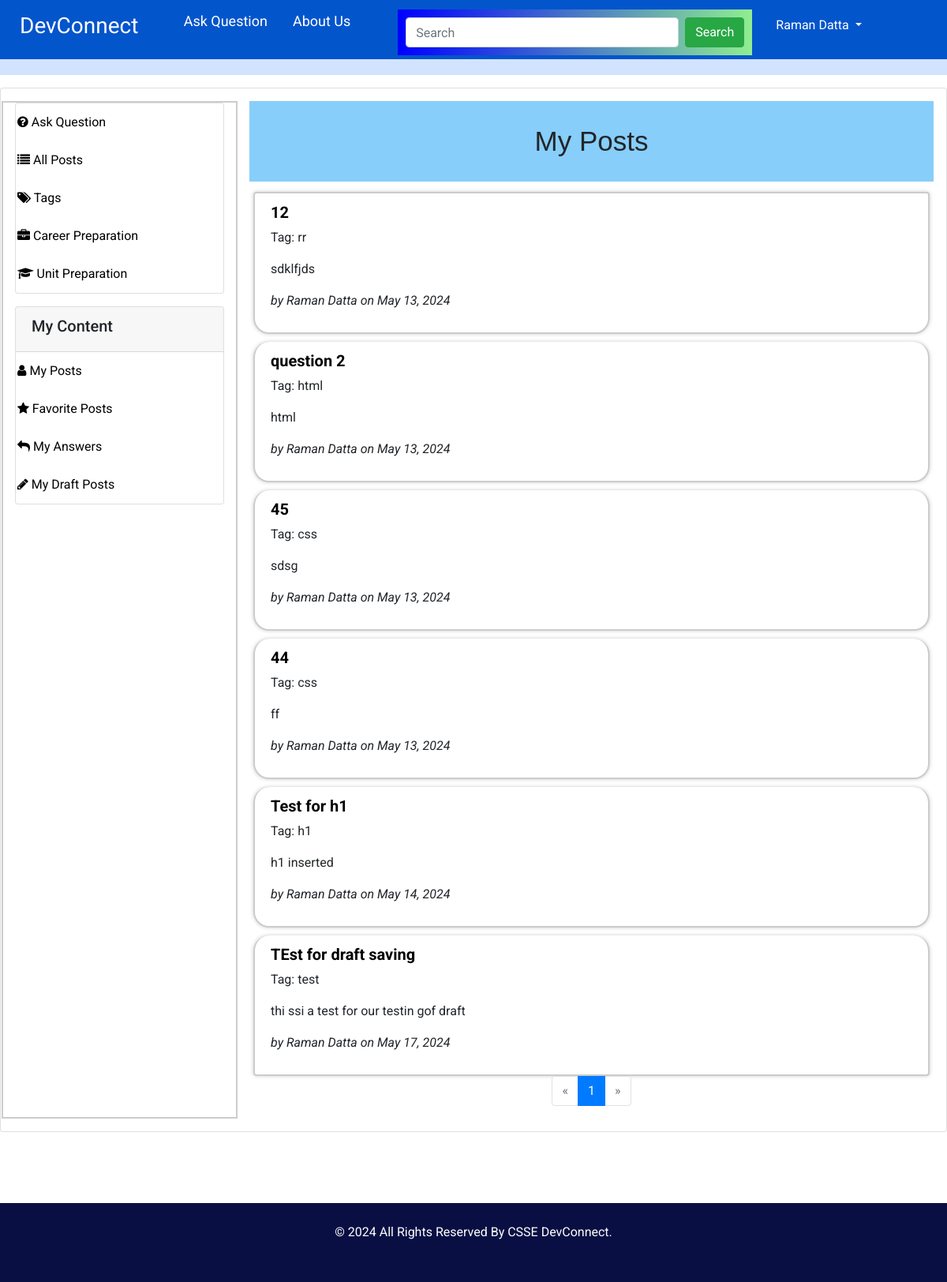
Page /my_posts (signed in) on the committed database.
### app/models/model.py (models this page shows, shortened)
class Posts(db.Model):
    __tablename__ = "posts"
    id = db.Column(db.Integer, primary_key=True)
    title = db.Column(db.String(255), nullable=False)
    content = db.Column(db.Text, nullable=False)
    author_id = db.Column(db.Integer, db.ForeignKey('users.id'))
    date_posted = db.Column(db.DateTime, default=datetime.utcnow)
    deleted = db.Column(db.Boolean, default=False)
    answered = db.Column(db.Boolean, default=False)
    tag_id = db.Column(db.Integer, db.ForeignKey('tags.id'))
    career_preparation = db.Column(db.Boolean, default=False)
    is_draft = db.Column(db.Boolean, default=False)  # New column to indicate if the post is a draft
    author = db.relationship('User', backref=db.backref('posts', lazy=True))
    tag = db.relationship('Tag', backref=db.backref('posts', lazy=True))

class Tag(db.Model):
    __tablename__ = "tags"
    id = db.Column(db.Integer, primary_key=True)
    tag = db.Column(db.String(100), nullable=False)

class User(UserMixin, db.Model):
    __tablename__ = "users"
    id = db.Column(db.Integer, primary_key=True)
    first_name = db.Column(db.String(100), nullable=False)
    last_name = db.Column(db.String(100), nullable=False)
    uwa_id = db.Column(db.String(100), unique=True, nullable=False)
    email = db.Column(db.String(100), unique=True, nullable=False)
    major = db.Column(db.String(100), nullable=False)
    password_hash = db.Column(db.String(200), nullable=False)
    user_image = db.Column(db.String(200))
    is_disabled = db.Column(db.Boolean, default=False)
    timestamp = db.Column(db.DateTime, default=datetime.utcnow)
    role = db.Column(db.String(100))
    @property
    def is_active(self):
        return not self.is_disabled

### app/controllers/main_controller.py (the view)
@main.route('/my_posts')
@login_required
def my_posts():
    page = request.args.get('page', 1, type=int)
    order = request.args.get('order', 'asc')
    heading = "My Posts"
    my_posts_query = Posts.query.filter_by(author_id=current_user.id, is_draft=False).order_by(
        Posts.date_posted.asc() if order == 'asc' else Posts.date_posted.desc()
    )
    pagination = my_posts_query.paginate(page=page, per_page=10, error_out=False)
    my_posts = pagination.items
    return render_template("main/my_posts.html", posts=my_posts, pagination=pagination, heading=heading, origin='my_posts')

### app/__init__.py (called while the page is built)
def create_app(config_class=Config):
    app = Flask(__name__)
    ckeditor = CKEditor(app)
    app.config.from_object(config_class)
    db.init_app(app)
    migrate.init_app(app, db)
    mail.init_app(app)
    login_manager.init_app(app)  # Attach LoginManager to the app
    login_manager.login_view = 'auth.login'  # Define the login view
    login_manager.login_message = "Please log in to access this page."  # Optional: Customize the login message
    @login_manager.user_loader
    def load_user(user_id):
        from app.models.model import User  # Import inside to avoid circular import issues
        user = User.query.get(int(user_id))
        return user
    from app.controllers.auth_controller import auth
    from app.controllers.main_controller import main
    app.register_blueprint(auth, url_prefix='/auth')
    app.register_blueprint(main)
    return app

### app/controllers/main_controller.py (called while the page is built)
@main.before_app_request
def add_tags_to_sidebar():
    if current_user.is_authenticated:
        tags_with_counts = db.session.query(
            Tag.id,
            Tag.tag,
            func.count(Posts.id).label('post_count')
        ).join(Posts, Posts.tag_id == Tag.id).group_by(Tag.id).all()
        g.tags = tags_with_counts
    else:
        g.tags = []

### app/templates/main/my_posts.html (shortened to what this page needs)
{% extends "includes/layout.html" %}
{% block content %}
<div class="card p-3 mt-3">
    <div class="row">
        {% include "includes/sidebar.html" %}
        <div class="col-md-9">
                <h1>My Posts</h1>
            <ul class="list-group" id="posts-list">
                {% for post in posts %}
                <li class="list-group-item">
                    <h5><a href="{{ url_for('main.view_post', post_id=post.id, origin='my_posts') }}">{{ post.title }}</a></h5>
                    <p>Tag: {{ post.tag.tag if post.tag else 'N/A' }}</p>
                    <p>{{ post.content|safe }}</p>
                    <p class="authorpost">by <span class="author_n">{{ post.author.first_name }} {{ post.author.last_name }}</span> on {{ post.date_posted.strftime('%B %d, %Y') }}</p>
                </li>
                {% endfor %}
            </ul>
            <nav aria-label="Page navigation">
                <ul class="pagination justify-content-center">
                    {% if pagination.has_prev %}
                    <li class="page-item">
                        <a class="page-link" href="{{ url_for('main.my_posts', page=pagination.prev_num) }}" aria-label="Previous">
                            <span aria-hidden="true">&laquo;</span>
                        </a>
                    </li>
                    {% else %}
                    <li class="page-item disabled">
                        <a class="page-link" href="#" aria-label="Previous">
                            <span aria-hidden="true">&laquo;</span>
                        </a>
                    </li>
                    {% endif %}
                    {% for page_num in pagination.iter_pages() %}
                    <li class="page-item {% if page_num == pagination.page %}active{% endif %}">
                        <a class="page-link" href="{{ url_for('main.my_posts', page=page_num) }}">{{ page_num }}</a>
                    </li>
                    {% endfor %}
                    {% if pagination.has_next %}
                    <li class="page-item">
                        <a class="page-link" href="{{ url_for('main.my_posts', page=pagination.next_num) }}" aria-label="Next">
                            <span aria-hidden="true">&raquo;</span>
                        </a>
                    </li>
                    {% else %}
                    <li class="page-item disabled">
                        <a class="page-link" href="#" aria-label="Next">
                            <span aria-hidden="true">&raquo;</span>
                        </a>
                    </li>
                    {% endif %}
                </ul>
            </nav>
        </div>
    </div>
</div>
{% endblock %}

### app/static/css/style.css (style rules this page uses)
body { font-family: "Roboto", sans-serif; color: #040000; }
.authorpost { font-style: italic; }
li.list-group-item { transition: all 1s ease; border: solid 2px #ccc; margin:5px; box-shadow: 0px 0px 5px #ccc; border-radius: 20px; }
li.list-group-item h2,li.list-group-item a { font-weight: bold; color: #000; padding: 0px; }
h1, h2 { font-family: 'Merriweather Sans', sans-serif; }
a, a:hover, a:focus { text-decoration: none; }

### rows in the picture
Posts: title "12", tag "rr", content "sdklfjds", author.first_name "Raman", author.last_name "Datta", date_posted "May 13, 2024"
Posts: title "question 2", tag "html", content "html", author.first_name "Raman", author.last_name "Datta", date_posted "May 13, 2024"
Posts: title "45", tag "css", content "sdsg", author.first_name "Raman", author.last_name "Datta", date_posted "May 13, 2024"
Posts: title "44", tag "css", content "ff", author.first_name "Raman", author.last_name "Datta", date_posted "May 13, 2024"
Posts: title "Test for h1", tag "h1", content "h1 inserted", author.first_name "Raman", author.last_name "Datta", date_posted "May 14, 2024"
Posts: title "TEst for draft saving", tag "test", content "thi ssi a test for our testin gof draft", author.first_name "Raman", author.last_name "Datta", date_posted "May 17, 2024"

### other values in the picture
{{ session['user_name'] }} "Raman Datta"
{{ page_num }} "1"
